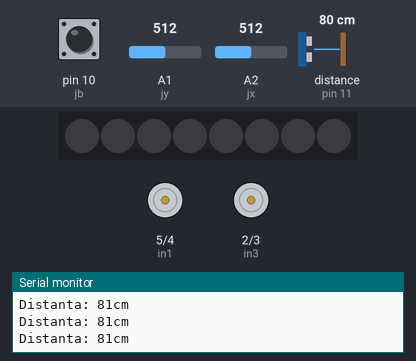
This sketch was run on a simulated Arduino Mega 2560, built with avr-gcc and run on an emulated ATmega2560. Shown: 8 RGB LEDs in strip order, left to right, motor-driver pin pairs drawn as motors (green arrow = first pin HIGH = forward, orange = second pin HIGH = backward, longer = more drive, scaled by the enable pin), the last lines printed to the serial monitor. The test bench sets the inputs (shaded band); at power-on: distance to the obstacle (sensor on pin 11) 80 cm, A2 (jx) = 512, pin 10 (jb) HIGH, A1 (jy) = 512. The echo pulse lasts 58.3 µs per cm.

Above: at 1.2 s.
1.3 s: distance to the obstacle (sensor on pin 11) set to 23 cm
2.8 s: distance to the obstacle (sensor on pin 11) set to 18 cm
At 3.6 s:
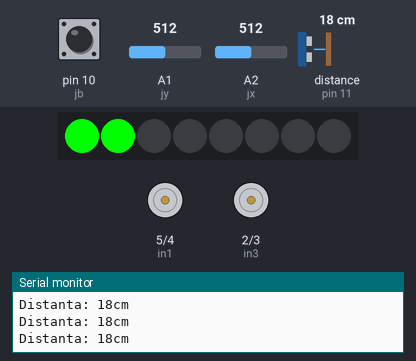
4.3 s: distance to the obstacle (sensor on pin 11) set to 13 cm
At 5.1 s:
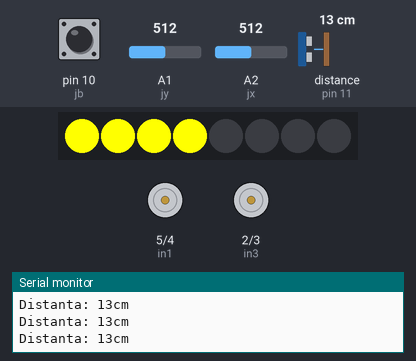
5.8 s: distance to the obstacle (sensor on pin 11) set to 2 cm
At 6.9 s:
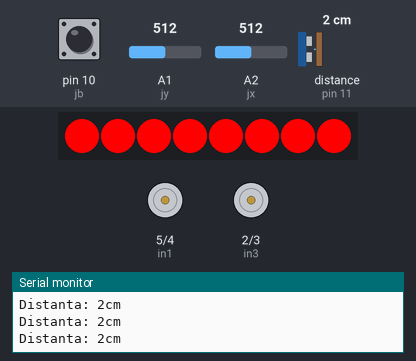
7.3 s: A2 (jx) set to 939
8.8 s: A2 (jx) set to 958
At 9.3 s:
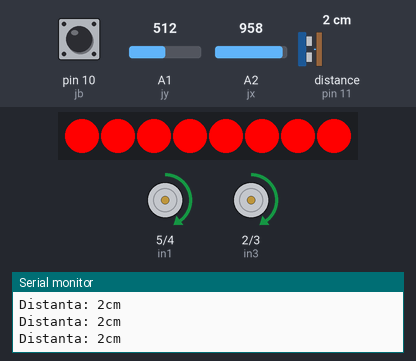
Timing chart, 0 to 11.3 s (numbered marks = the images above; inputs shaded):
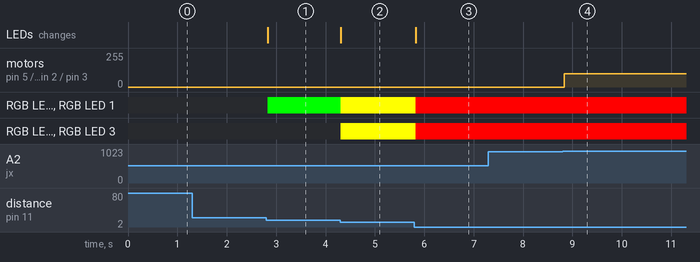

The sketch:

Spark.ino
```cpp
#include "NewPing.h"
#define trig 12
#define echo 11
#define maxd 250
#include <Servo.h>
#include <Adafruit_NeoPixel.h>

#define NEOPIXEL_PIN 23
#define NUM_PIXELS 8
Adafruit_NeoPixel pixels(NUM_PIXELS, NEOPIXEL_PIN, NEO_GRB + NEO_KHZ800);
//alb sus,
// DC Motor A
int enA = 9;
int in1 = 5;
int in2 = 4;
// DC Motor B
int enB = 6;
int in3 = 2;
int in4 = 3;

NewPing sonar(trig, echo, maxd);

// Joystick
int jx = A2;
int jy = A1;
int jb = 10;

int servo = 13;
Servo srv;

void showLevel(int count, uint8_t r, uint8_t g, uint8_t b) {
  pixels.clear();
  for (int i = 0; i < count; i++) {
    pixels.setPixelColor(i, pixels.Color(r, g, b));
  }
  pixels.show();
}

void setup(){
  pinMode(enA, OUTPUT);
  pinMode(enB, OUTPUT);
  pinMode(in1, OUTPUT);
  pinMode(in2, OUTPUT);
  pinMode(in3, OUTPUT);
  pinMode(in4, OUTPUT);
  pinMode(jx, INPUT_PULLUP);
  pinMode(jy, INPUT_PULLUP);
  pinMode(jb, INPUT_PULLUP);
  pixels.begin();
  pixels.clear();
  pixels.show();
  Serial.begin(9600);
}

int forklift_move_direction = 1; // 0 == down , 1 == up

int current_height = 90;
void loop(){
  delay(50);

  unsigned int d = sonar.ping_cm();
  Serial.print("Distanta: ");
  Serial.print(d );
  Serial.println("cm  ");
  if (d == 0 || d > 20)
    showLevel(0, 0, 0, 0);            // all off
  else if (d > 15)
    showLevel(2, 0, 255, 0);          // green
  else if (d > 10)
    showLevel(4, 255, 255, 0);        // yellow
  else if (d > 5)
    showLevel(6, 255, 100, 0);        // orange
  else
    showLevel(8, 255, 0, 0);          // red

  // machine works with joystick
  int x = analogRead(jx);
  int y = analogRead(jy);
  int b = digitalRead(jb);
  int speedA = 0;
  int speedB = 0;

  // Forklift control
  if ( x > 530 && x < 570 && y >530 && y < 570 && b==0)
  {
    srv.attach(servo);
    Serial.println("button pressed");
    if(forklift_move_direction == 0 && current_height >= 100)
      forklift_move_direction = 1;
    else
      if(forklift_move_direction == 1 && current_height <= 10)
        forklift_move_direction = 0;

    if(forklift_move_direction == 0)
      // move forklift down
      current_height+=5;
    else
      // move forklift up
      current_height-=5;
    Serial.println(current_height);
    srv.write(current_height);
    delay(100);
  }
  else
    srv.detach();
  // Car movement control
  if ( x < 50)
    if( y > 50)
      if ( y < 950)
      {
        //Serial.println("back");
        digitalWrite(in1, LOW);
        digitalWrite(in2, HIGH);
        speedA=100;
        digitalWrite(in3, LOW);
        digitalWrite(in4, HIGH);
        speedB=100;
      }
      else
      {
        //Serial.println("back-right");
        digitalWrite(in1, LOW);
        digitalWrite(in2, HIGH);
        speedA=100;
        digitalWrite(in3, LOW);
        digitalWrite(in4, HIGH);
        speedB=50;
      }
    else
    {
      //Serial.println("back-left");
      digitalWrite(in1, LOW);
      digitalWrite(in2, HIGH);
      speedA=50;
      digitalWrite(in3, LOW);
      digitalWrite(in4, HIGH);
      speedB=100;
    }
  if ( x > 950)
    if( y > 50)
      if ( y < 950)
      {
        //Serial.println("front");
        digitalWrite(in1, HIGH);
        digitalWrite(in2, LOW);
        speedA=100;
        digitalWrite(in3, HIGH);
        digitalWrite(in4, LOW);
        speedB=100;
      }
      else
      {
        //Serial.println("front-left");
        digitalWrite(in1, HIGH);
        digitalWrite(in2, LOW);
        speedA=100;
        digitalWrite(in3, HIGH);
        digitalWrite(in4, LOW);
        speedB=50;
      }
    else
    {
      //Serial.println("front-right");
      digitalWrite(in1, HIGH);
      digitalWrite(in2, LOW);
      speedA=50;
      digitalWrite(in3, HIGH);
      digitalWrite(in4, LOW);
      speedB=100;
    }
  analogWrite(enA,speedA);
  analogWrite(enB,speedB);

}
```

Measured:
- the behaviour switches between 21 and 20 cm on distance to the obstacle (sensor on pin 11) (found by bisection; images 0 and 1)
- the behaviour switches between 16 and 15 cm on distance to the obstacle (sensor on pin 11) (found by bisection; images 1 and 2)
- the behaviour switches between 950 and 951 on A2 (jx) (found by bisection; images 3 and 4)
- after the input at 2.8 s, RGB LED 0, RGB LED 1: off → RGB(0, 255, 0) at once; the LEDs: change at once (image 1)
- after the input at 4.3 s, RGB LED 0, RGB LED 1: RGB(0, 255, 0) → RGB(255, 255, 0) at once; RGB LED 2, RGB LED 3: off → RGB(255, 255, 0) at once; the LEDs: change at once (image 2)
- after the input at 5.8 s, RGB LED 0–3: RGB(255, 255, 0) → RGB(255, 0, 0) at once; the LEDs: change at once (image 3)
- after the input at 8.8 s, motor on pin 5 (in1) / pin 4 (in2), motor on pin 2 (in3) / pin 3 (in4): stopped → forward 100/255 at once
